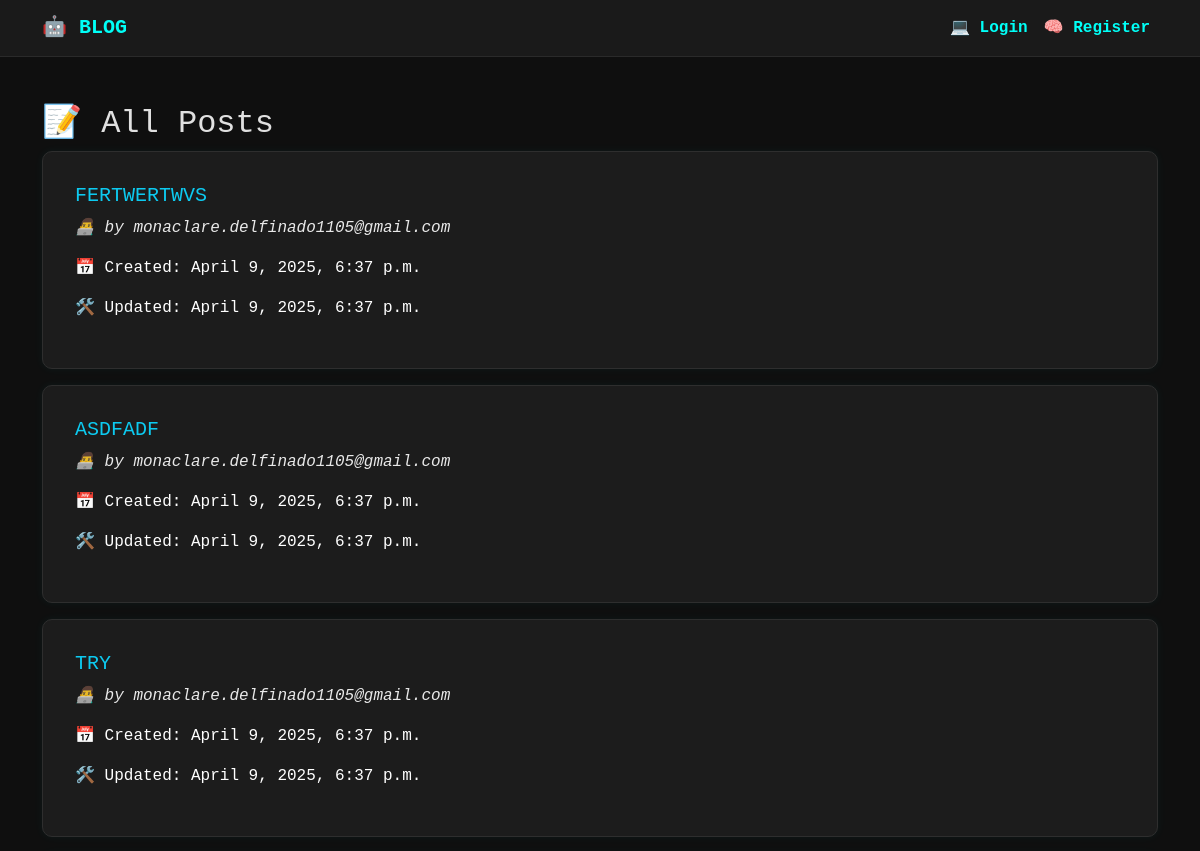
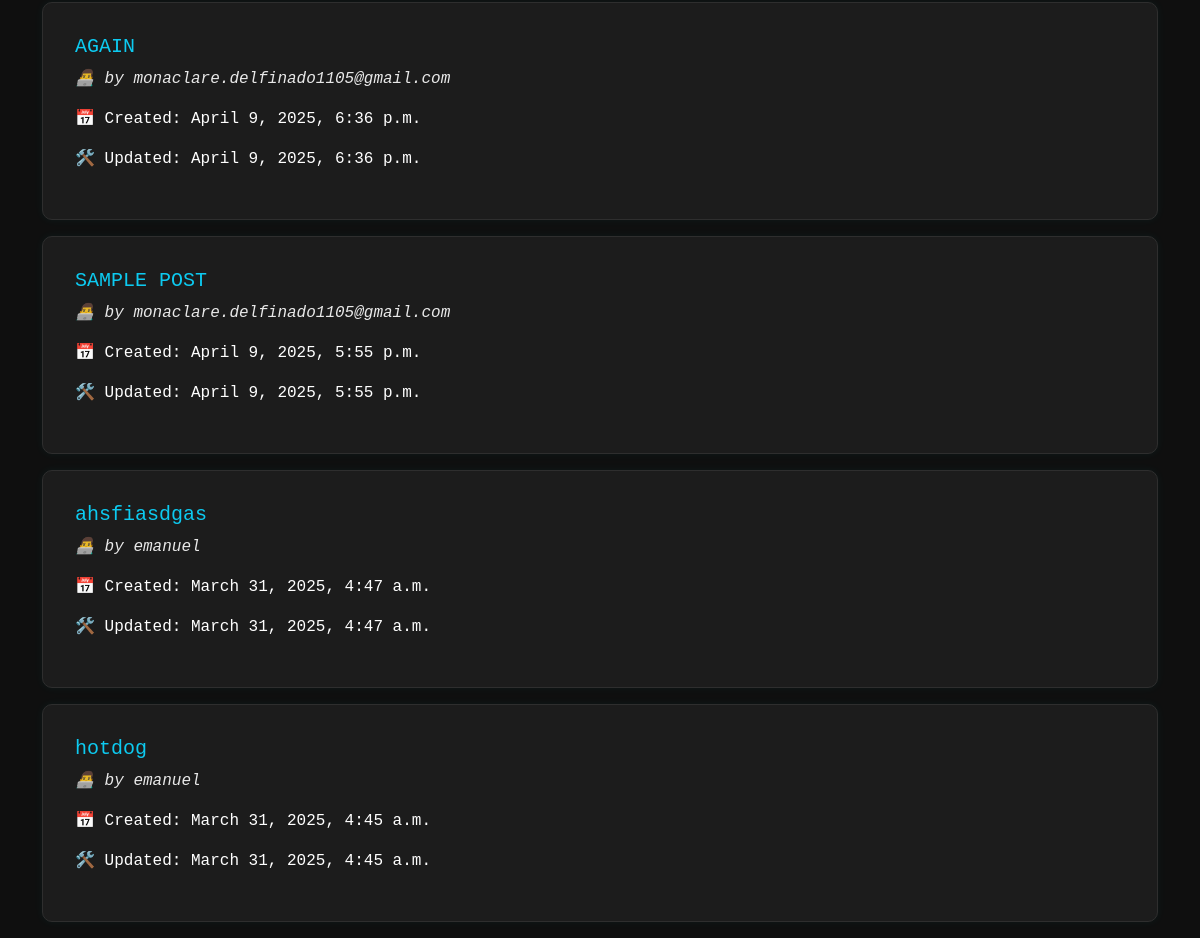
The page / on the database its author committed (2 pictures, top to bottom).
### blog/models.py (models this page shows, shortened)
class Post(models.Model):
    title = models.CharField(max_length=200)
    content = models.TextField()
    author = models.ForeignKey(User, on_delete=models.CASCADE)
    created_at = models.DateTimeField(auto_now_add=True)
    updated_at = models.DateTimeField(auto_now=True)

### blog/views.py (the view)
# urls.py: path('', views.home, name='home'),
def home(request):
    posts = Post.objects.all().order_by('-id')
    return render(request, 'blog/home.html', {'posts': posts})

### blog/templates/blog/home.html
{% extends 'blog/base.html' %}
{% block content %}
<h2>📝 All Posts</h2>
{% for post in posts %}
    <div class="card mb-3 p-3">
        <div class="card-body">
            <h5><a href="{% url 'post_detail' post.id %}" class="text-decoration-none text-info">{{ post.title }}</a></h5>
            <p class="author-text">👨‍💻 by {{ post.author }}</p>
            <p style="color: #ffffff;">📅 Created: {{ post.created_at|date:"F j, Y, g:i a" }}</p>
            <p style="color: #ffffff;">🛠️ Updated: {{ post.updated_at|date:"F j, Y, g:i a" }}</p>
        </div>
    </div>
{% empty %}
    <p>No posts yet.</p>
{% endfor %}
{% endblock %}

### blog/templates/blog/base.html (shortened to what this page needs)
<!DOCTYPE html>
<html lang="en">
<head>
    <link href="https://cdn.jsdelivr.net/npm/bootstrap@5.3.0/dist/css/bootstrap.min.css" rel="stylesheet">
</head>
<body>
<nav class="navbar navbar-expand-lg">
    <div class="container">
        <a class="navbar-brand" href="{% url 'home' %}">🤖 BLOG</a>
        <ul class="navbar-nav ms-auto">
            {% if user.is_authenticated %}
                <li class="nav-item"><a class="nav-link" href="{% url 'post_create' %}">⚙️ New Post</a></li>
                <li class="nav-item"><a class="nav-link" href="{% url 'logout' %}">🔌 Logout</a></li>
            {% else %}
                <li class="nav-item"><a class="nav-link" href="{% url 'login' %}">💻 Login</a></li>
                <li class="nav-item"><a class="nav-link" href="{% url 'register' %}">🧠 Register</a></li>
            {% endif %}
        </ul>
    </div>
</nav>
<div class="container mt-5">
    {% block content %}{% endblock %}
</div>
</body>
</html>

### blog/templates/blog/base.html (style rules this page uses)
body { background-color: #0f0f0f; color: #e0e0e0; font-family: 'Roboto Mono', monospace; }
.navbar { background-color: #1a1a1a; border-bottom: 1px solid #2a2a2a; }
.navbar-brand, .nav-link { color: #00fff7 !important; font-weight: bold; }
.card { background-color: #1c1c1c; border: 1px solid #2e2e2e; border-radius: 10px; box-shadow: 0 0 10px rgba(0,255,247,0.05); }
.author-text { color: #ffffff; font-style: italic; opacity: 0.9; margin-top: 0.5rem; }

### rows shown on the page
Post: title "FERTWERTWVS", author "monaclare.delfinado1105@gmail.com", created_at "April 9, 2025, 6:37 p.m.", updated_at "April 9, 2025, 6:37 p.m."
Post: title "ASDFADF", author "monaclare.delfinado1105@gmail.com", created_at "April 9, 2025, 6:37 p.m.", updated_at "April 9, 2025, 6:37 p.m."
Post: title "TRY", author "monaclare.delfinado1105@gmail.com", created_at "April 9, 2025, 6:37 p.m.", updated_at "April 9, 2025, 6:37 p.m."
Post: title "AGAIN", author "monaclare.delfinado1105@gmail.com", created_at "April 9, 2025, 6:36 p.m.", updated_at "April 9, 2025, 6:36 p.m."
Post: title "SAMPLE POST", author "monaclare.delfinado1105@gmail.com", created_at "April 9, 2025, 5:55 p.m.", updated_at "April 9, 2025, 5:55 p.m."
Post: title "ahsfiasdgas", author "emanuel", created_at "March 31, 2025, 4:47 a.m.", updated_at "March 31, 2025, 4:47 a.m."
Post: title "hotdog", author "emanuel", created_at "March 31, 2025, 4:45 a.m.", updated_at "March 31, 2025, 4:45 a.m."
